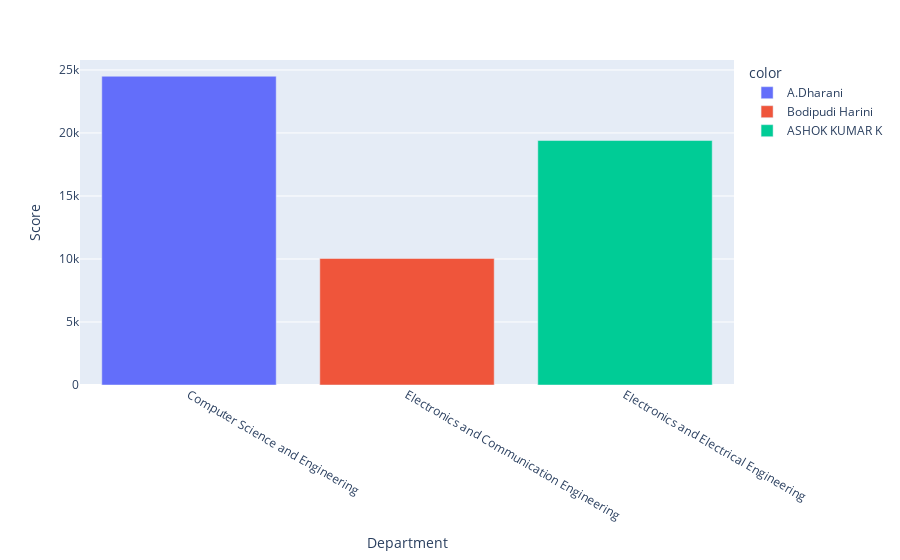

Notebook code for this chart:
### Code cell
import plotly.express as px

fig = px.bar(x=toppers.index, y=toppers['CodeKata Score'], color = toppers['Name'],
             labels={'x':'Department','y':'Score'})
fig.show()

### Figure 1 — Plotly figure (JSON) as saved in the notebook; plotly's stock layout.template omitted (floating-point values rounded to 4 significant figures)
{"data": [{"alignmentgroup": "True", "hovertemplate": "color=A.Dharani<br>Department=%{x}<br>Score=%{y}<extra></extra>", "legendgroup": "A.Dharani", "marker": {"color": "#636efa", "pattern": {"shape": ""}}, "name": "A.Dharani", "offsetgroup": "A.Dharani", "orientation": "v", "showlegend": true, "textposition": "auto", "type": "bar", "x": ["Computer Science and Engineering"], "xaxis": "x", "y": [24500], "yaxis": "y"}, {"alignmentgroup": "True", "hovertemplate": "color=Bodipudi Harini<br>Department=%{x}<br>Score=%{y}<extra></extra>", "legendgroup": "Bodipudi Harini", "marker": {"color": "#EF553B", "pattern": {"shape": ""}}, "name": "Bodipudi Harini", "offsetgroup": "Bodipudi Harini", "orientation": "v", "showlegend": true, "textposition": "auto", "type": "bar", "x": ["Electronics and Communication Engineering"], "xaxis": "x", "y": [10040], "yaxis": "y"}, {"alignmentgroup": "True", "hovertemplate": "color=ASHOK KUMAR K<br>Department=%{x}<br>Score=%{y}<extra></extra>", "legendgroup": "ASHOK KUMAR K", "marker": {"color": "#00cc96", "pattern": {"shape": ""}}, "name": "ASHOK KUMAR K", "offsetgroup": "ASHOK KUMAR K", "orientation": "v", "showlegend": true, "textposition": "auto", "type": "bar", "x": ["Electronics and Electrical Engineering"], "xaxis": "x", "y": [19400], "yaxis": "y"}], "layout": {"barmode": "relative", "legend": {"title": {"text": "color"}, "tracegroupgap": 0}, "margin": {"t": 60}, "xaxis": {"anchor": "y", "domain": [0, 1], "title": {"text": "Department"}}, "yaxis": {"anchor": "x", "domain": [0, 1], "title": {"text": "Score"}}}}
